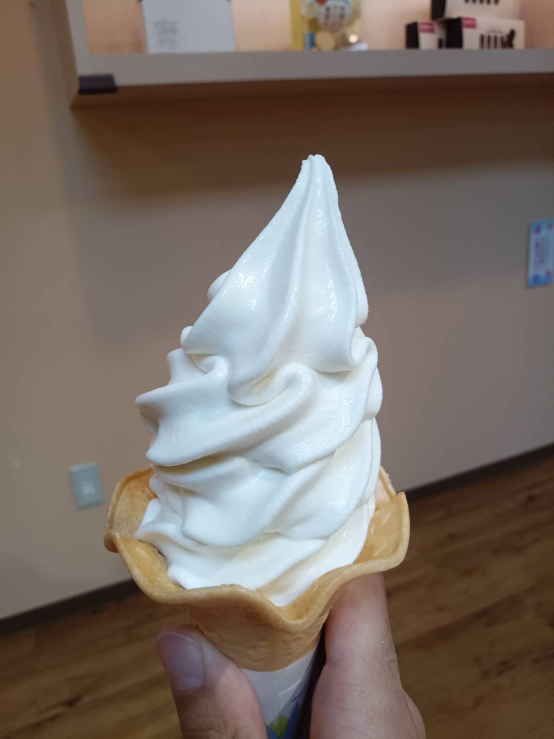
//> input picture 3/in.jpg, 1108 x 1477 px (shown at 1/2 size)
$ ./main   (built with g++ and OpenCV 4)
//> lines starting //> are read from the running program, lines starting //| are printed output that depends on the picture
#include <stdio.h>
#include <sstream>
#include <iostream>
#include <fstream>
#include <vector>
#include <cmath>
#include <opencv2/opencv.hpp>

using namespace cv;

// [-1, +1]のガウシアンノイズの生成
float Box_Muller() {
    float X, Y;
    X = (rand() % 10000) / 10000.0;  // 0~9999の乱数を10000.0で正規化している
    Y = (rand() % 10000) / 10000.0;

    return sqrt(-2 * log(X)) * cos(2 * 3.14159 * Y);  // Box_Mullerは2つの別の乱数を使って計算する．sinのパターンも使える
}

// 画像にノイズを加える
void add_noise(Mat& img, float sigma, Mat& out){
    img.copyTo(out);
    for (int ptr=0; ptr < 3 * out.cols * out.rows; ptr++){
        int v = out.data[ptr] + Box_Muller() * sigma;
        if (v < 0)v = 0;
        if (v > 255)v  = 255;
        out.data[ptr] = v;
    }
}

// フィルタかける関数
void apply_filter(Mat& in, Mat& out, Mat& f){
    int w, h, fw, fh;
    w = in.cols; h = in.rows;
    fw = f.cols; fh = f.rows;

    if (fw != fh || fw % 2 == 0)return;  // フィルタが奇数の正方形であること(中心を持つ)

    int N = (fw - 1) / 2;
    out = Mat(h, w, CV_8UC3);
    for (int y = 0; y < h ; y++){
        for (int x = 0; x < w ; x++){

            Vec3b p = 0;

            for (int sy = -N; sy <= N; sy++){
                // 境界処理
                int ty = y + sy;
                if (ty < 0)ty = -ty; else if (ty >= h) ty = h - 1 - (h - sy);
                for (int sx = -N; sx <= N; sx++){
                    int tx = x + sx;
                    if (tx < 0)tx = -tx; else if (tx >= w) tx = w - 1 - (w -sx);
                    p = p + in.at<Vec3b>(ty, tx) * f.at<double>(sy + N, sx + N);
                } //sx
            }//sy

            out.at<Vec3b>(y,x) = p;
        }//x
    }//y

}

// ガウシアンフィルタ
Mat gausian(int N){
    float sigma = N / 6.0;
    // int N = floor(sigma * 3.0) * 2 + 1;
    Mat h(N, N, CV_64F);

    double sum = 0;
    for (int sy = 0; sy < N; sy++){
        for (int sx = 0; sx < N; sx++){
            int x = sx - (N - 1) / 2;
            int y = sy - (N - 1) / 2;
            double g = exp(-(x * x + y * y) / (2.0 * sigma * sigma)) / (2 * 3.14159 * sigma * sigma);
            h.at<double>(sy, sx) = g;
            sum += g;
        }
    }
    return h = h * (1 / sum);
}

// PSNR
double psnr(Mat& i1, Mat& i2){
    Mat s1;
    absdiff(i1, i2, s1);  // |i1 -i2|
    s1.convertTo(s1, CV_64F);
    s1 = s1.mul(s1);  //s1**2

    Scalar s =sum(s1);
    double sse1 = s.val[0];
    double sse2 = s.val[1];
    double sse3 = s.val[2];
    double rmse1 = sqrt(sse1 / double(i1.total()));
    double rmse2 = sqrt(sse2 / double(i1.total()));
    double rmse3 = sqrt(sse3 / double(i1.total()));

    double psnr1 = 10.0 * log10((255 * 255) / rmse1);
    double psnr2 = 10.0 * log10((255 * 255) / rmse2);
    double psnr3 = 10.0 * log10((255 * 255) / rmse3);

    double psnr = (psnr1 + psnr2 + psnr3) / 3;
    return psnr;
}

void psnr_text(Mat& img, Mat& img2, String& filename){
    // [8 lines of commented-out code are left out]
    double s = psnr(img, img2);

    std::ofstream outFile("psnr_results.txt", std::ios::app);
    outFile << filename << "のpsnr" << s;
    outFile << "\n";
    outFile.close();
}

int main(){
    Mat img = imread("in.jpg");
//> img is the input picture: 1477 rows x 1108 cols, CV_8UC3; mean B, G, R 101.8, 109.6, 121.2
    resize(img, img, Size(800, 800 * img.rows / img.cols));
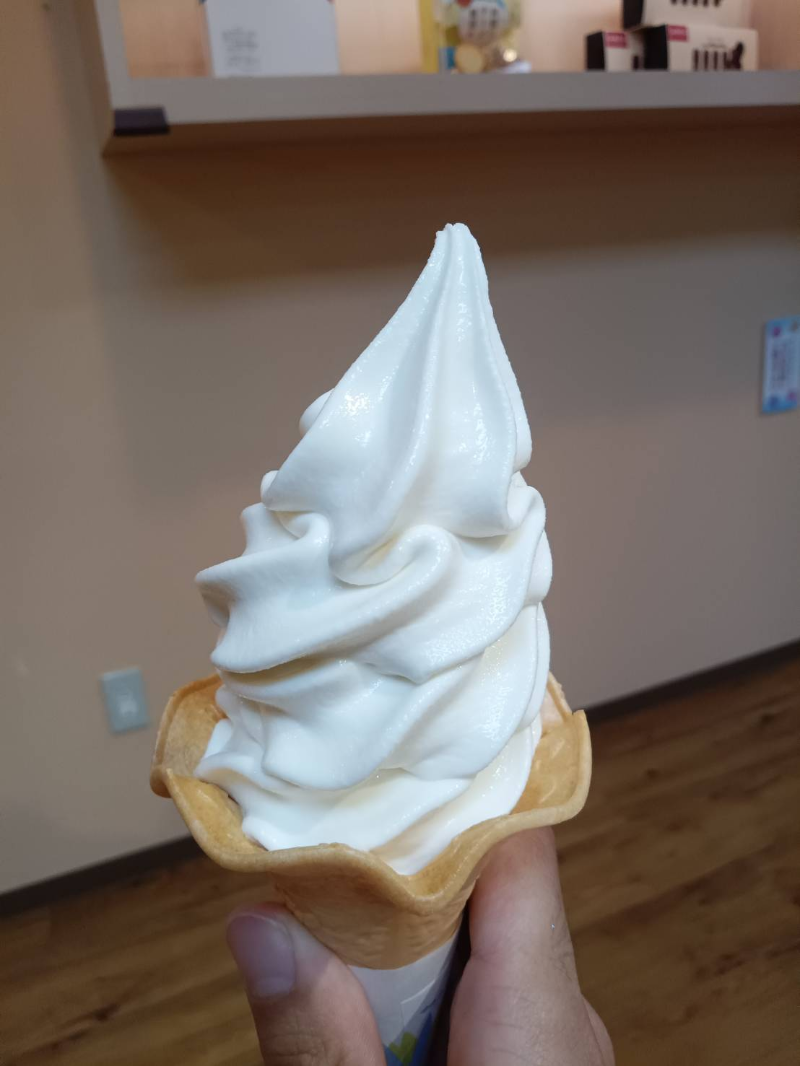
//> img: 1066 rows x 800 cols, CV_8UC3; mean B, G, R 101.7, 109.5, 121.1

    Mat out;
    Mat out2;
    add_noise(img, 30, out);
//> the loop in add_noise, `for (int ptr=0; ptr < 3 * out.cols * out.rows; ptr++)` made 2558400 passes

    const char *mode = "maf";
    const float fnum = 15.0;

    if (strcmp(mode, "maf") == 0){
        Mat h(fnum, fnum, CV_64F);
        h = 1.0 / (fnum * fnum);

        //フィルタをかける
        apply_filter(out, out2, h);
//> after the loop in apply_filter, `for (int y = 0; y < h ; y++)`:
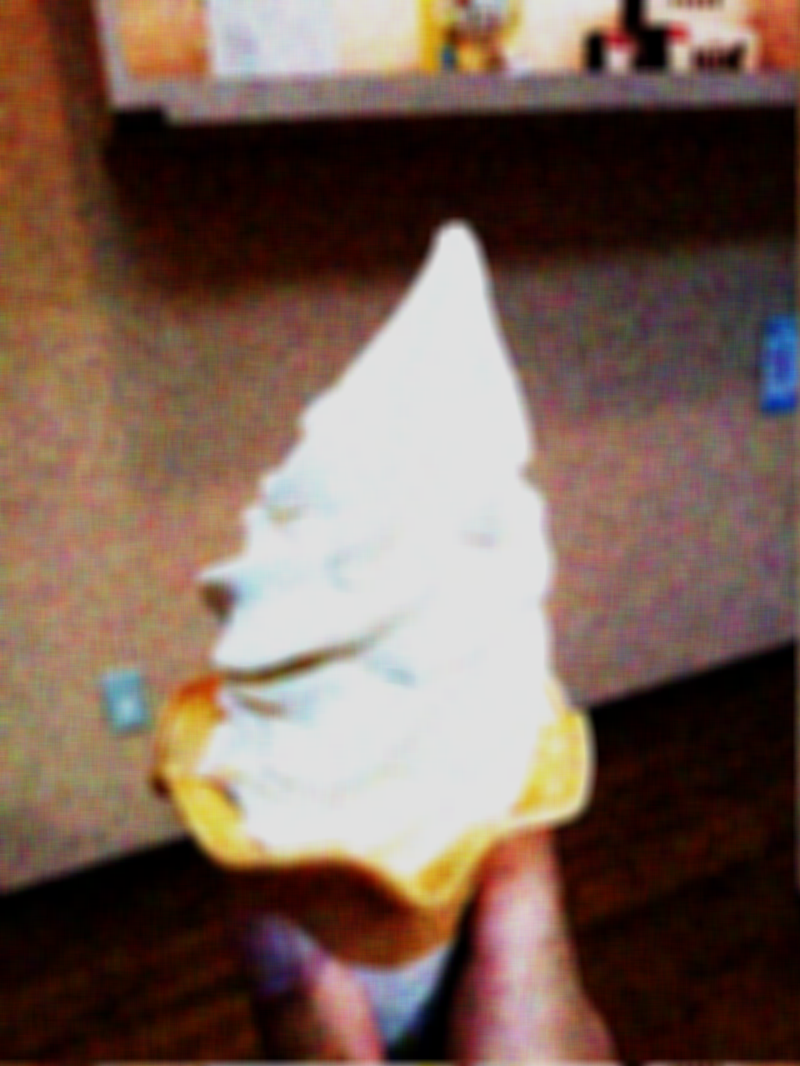
//> out: 1066 rows x 800 cols, CV_8UC3; mean B, G, R 86, 97.3, 120.5
    }

    if (strcmp(mode, "gausian") == 0){
        Mat h = gausian(fnum);

        //フィルタをかける
        apply_filter(out, out2, h);
        //filter2D(out, out2, 8, h);
    }

    imshow("out", out2);
    //imwrite("out_maf.png", out2);
    std::ostringstream filename;
    filename << "out_" << fnum << mode <<".png";
    imwrite(filename.str(), out2);
    std::string filename1 = filename.str();
    psnr_text(out, out2, filename1);
//> in psnr, `absdiff(i1, i2, s1);`:
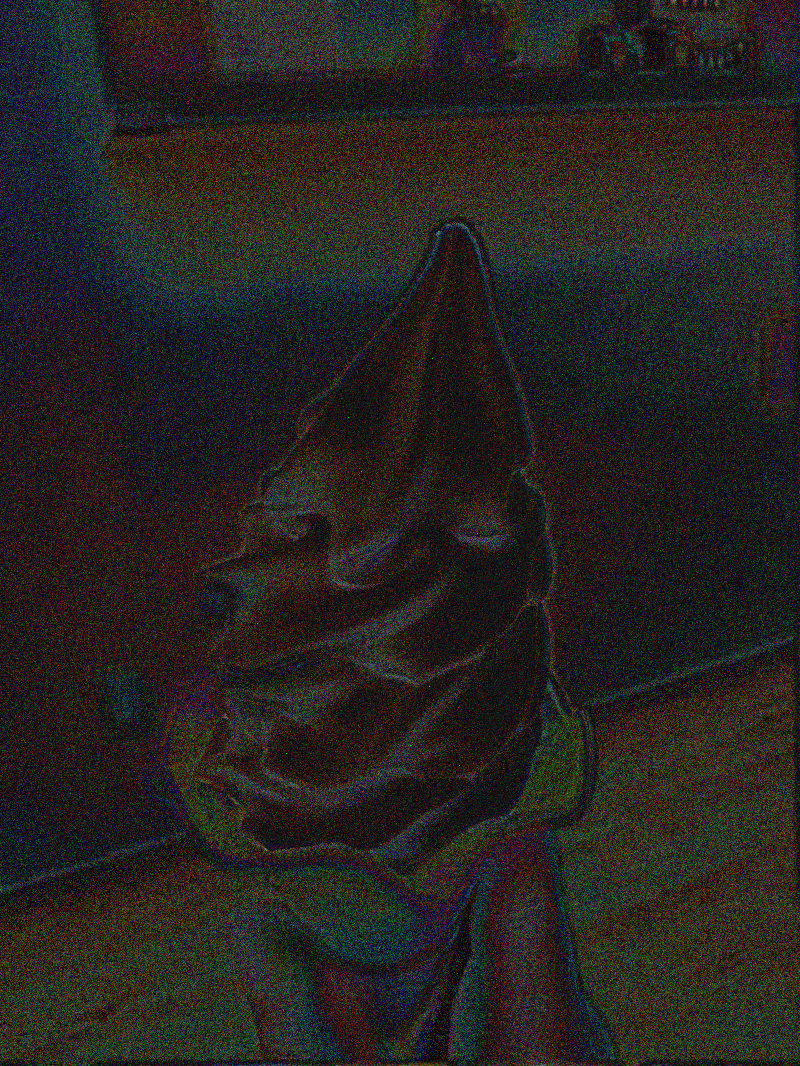
//> s1: 1066 rows x 800 cols, CV_8UC3; mean B, G, R 32.1, 35.2, 38.4
//> in psnr, `s1 = s1.mul(s1);`:
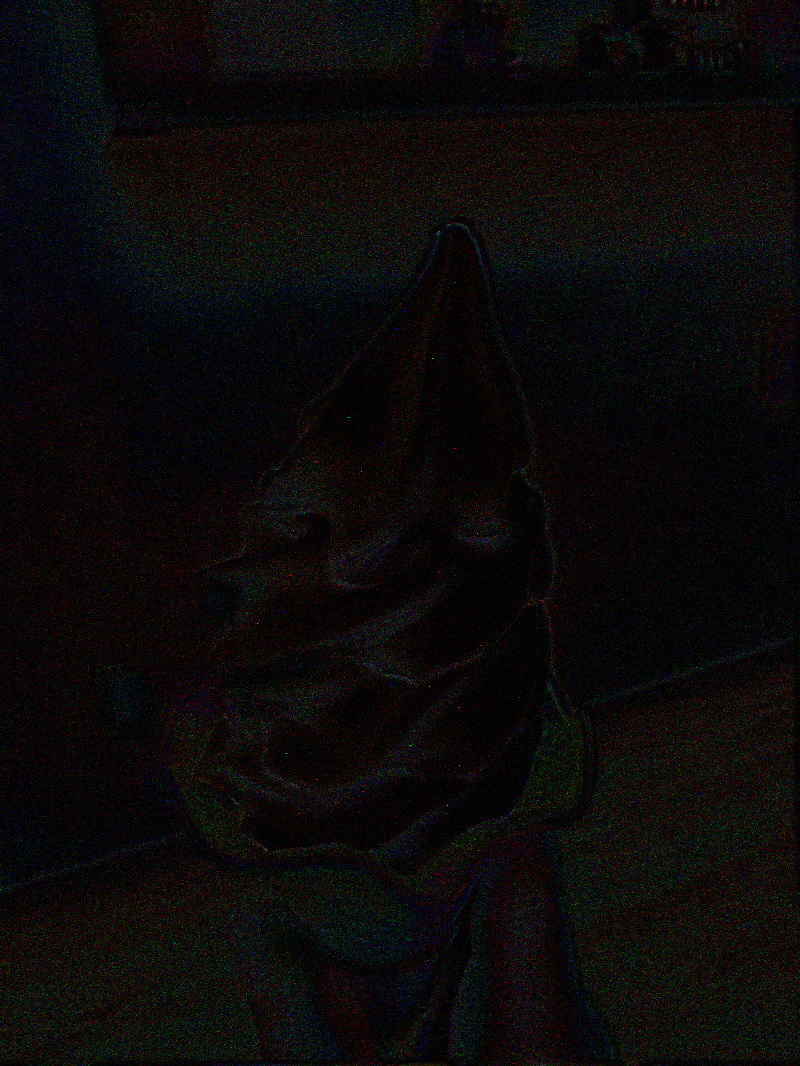
//> s1: 1066 rows x 800 cols, CV_64FC3; mean B, G, R 1635.8, 1902.2, 2184.7; drawn with min black and max white
//> in psnr, `Scalar s =sum(s1);`: s = Scalar(1.39e+09, 1.62e+09, 1.86e+09)
//> in psnr, `double sse1 = s.val[0];`: sse1 = 1.39e+09
//> in psnr, `double sse2 = s.val[1];`: sse2 = 1.62e+09
//> in psnr, `double sse3 = s.val[2];`: sse3 = 1.86e+09
//> in psnr, `double rmse1 = sqrt(sse1 / double(i1.total()));`: rmse1 = 40.44
//> in psnr, `double rmse2 = sqrt(sse2 / double(i1.total()));`: rmse2 = 43.61
//> in psnr, `double rmse3 = sqrt(sse3 / double(i1.total()));`: rmse3 = 46.74
//> in psnr, `double psnr1 = 10.0 * log10((255 * 255) / rmse1);`: psnr1 = 32.06
//> in psnr, `double psnr2 = 10.0 * log10((255 * 255) / rmse2);`: psnr2 = 31.73
//> in psnr, `double psnr3 = 10.0 * log10((255 * 255) / rmse3);`: psnr3 = 31.43
//> in psnr, `double psnr = (psnr1 + psnr2 + psnr3) / 3;`: psnr = 31.74
    // waitKey(0);

}
